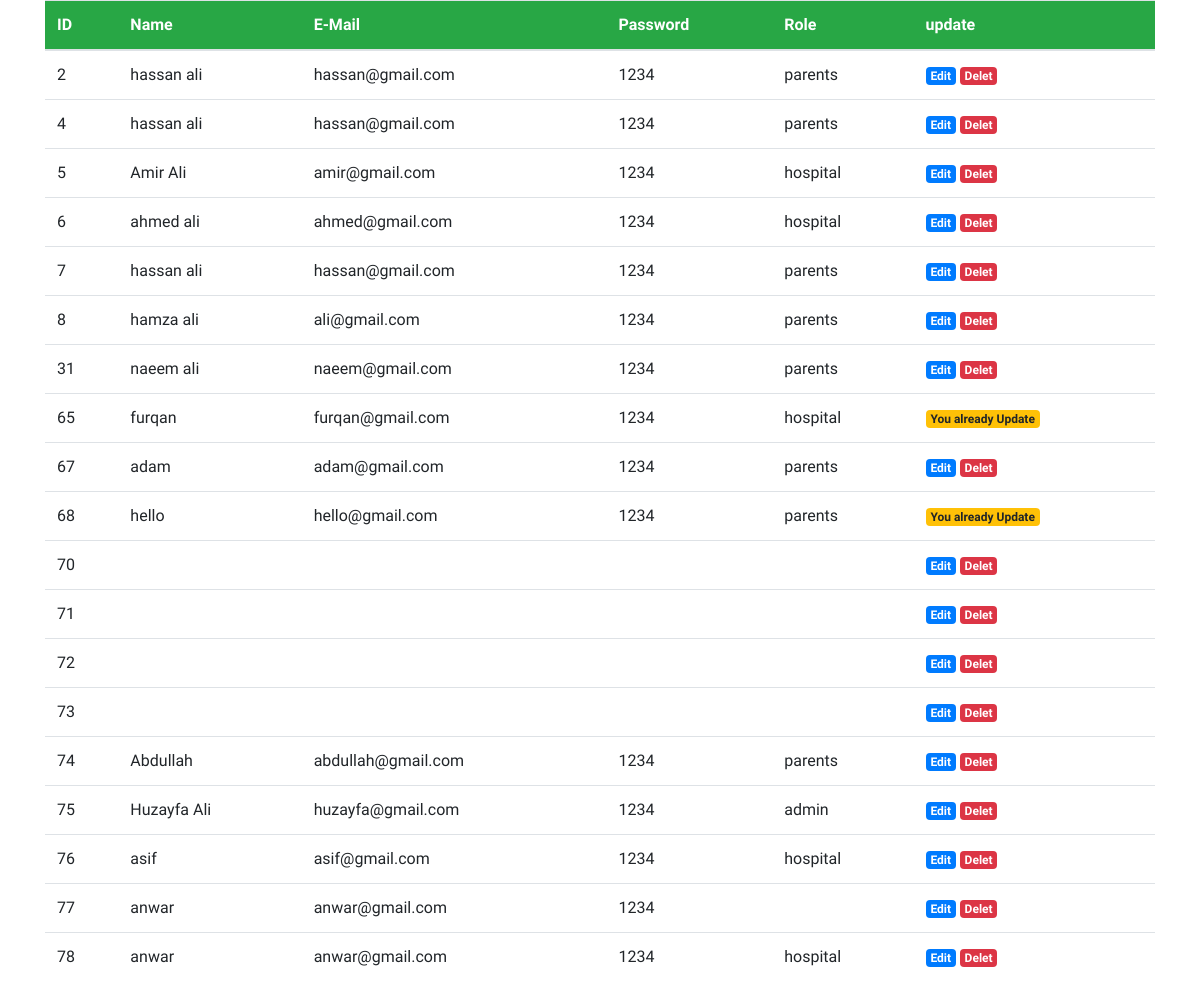
The page /show.php on the database its author committed.
### tables this page shows
CREATE TABLE `regiter` (
  `Id` int(11) NOT NULL,
  `Name` varchar(20) DEFAULT NULL,
  `Email` varchar(20) DEFAULT NULL,
  `Password` varchar(20) DEFAULT NULL,
  `Role` varchar(20) DEFAULT NULL,
  `updatestatus` int(11) NOT NULL
);

### show.php (the view, shortened to what this page needs)
<?php
include 'conection.php'
?>
<!DOCTYPE html>
<html lang="en">
<head>
    <link rel="stylesheet" href="https://cdnjs.cloudflare.com/ajax/libs/twitter-bootstrap/4.6.0/css/bootstrap.min.css">
    <link rel="stylesheet" href="https://cdnjs.cloudflare.com/ajax/libs/font-awesome/5.15.4/css/all.min.css">
    <link rel="stylesheet" href="assets/css/style.css">
</head>
<body>
    <div class="container">
        <div class="row">
            <div class="col-md-12">
                <table class="table table-hover">
                    <thead class="bg-success text-white">
                        <th>ID</th>
                        <th>Name</th>
                        <th>E-Mail</th>
                        <th>Password</th>
                        <th>Role</th>
                        <th>update</th>
                    </thead>
                    <tbody>
                        <?php
                        $query = "SELECT * FROM `regiter`";
                        $data = mysqli_query($con, $query);
                        while ($row = mysqli_fetch_assoc($data)) { ?>
                            <tr>
                                <td><?php echo $row['Id'] ?></td>
                                <td><?php echo $row['Name'] ?></td>
                                <td><?php echo $row['Email'] ?></td>
                                <td><?php echo $row['Password'] ?></td>
                                <td><?php echo $row['Role'] ?></td>
                                <?php
                                if ($row['updatestatus'] != 1) { ?>
                                    <td>
                                        <a href="edit.php?id=<?php echo $row['Id'] ?>" class="badge badge-primary">Edit</a>
                                        <a href="dlt.php?dltid=<?php echo $row['Id'] ?>" class="badge badge-danger">Delet</a>
                                    </td>
                                <?php } else { ?>
                                    <td>
                                        <span class="badge badge-warning">You already Update</span>
                                    </td>
                                <?php } ?>
                            </tr>
                        <?php } ?>
                    </tbody>
                </table>
            </div>
        </div>
    </div>
</body>

### rows shown on the page
regiter: Id "2", Name "hassan ali", Email "hassan@gmail.com", Password "1234", Role "parents"
regiter: Id "4", Name "hassan ali", Email "hassan@gmail.com", Password "1234", Role "parents"
regiter: Id "5", Name "Amir Ali", Email "amir@gmail.com", Password "1234", Role "hospital"
regiter: Id "6", Name "ahmed ali", Email "ahmed@gmail.com", Password "1234", Role "hospital"
regiter: Id "7", Name "hassan ali", Email "hassan@gmail.com", Password "1234", Role "parents"
regiter: Id "8", Name "hamza ali", Email "ali@gmail.com", Password "1234", Role "parents"
regiter: Id "31", Name "naeem ali", Email "naeem@gmail.com", Password "1234", Role "parents"
regiter: Id "65", Name "furqan", Email "furqan@gmail.com", Password "1234", Role "hospital", updatestatus "You already Update"
regiter: Id "67", Name "adam", Email "adam@gmail.com", Password "1234", Role "parents"
regiter: Id "68", Name "hello", Email "hello@gmail.com", Password "1234", Role "parents", updatestatus "You already Update"
regiter: Id "70"
regiter: Id "71"
regiter: Id "72"
regiter: Id "73"
regiter: Id "74", Name "Abdullah", Email "abdullah@gmail.com", Password "1234", Role "parents"
regiter: Id "75", Name "Huzayfa Ali", Email "huzayfa@gmail.com", Password "1234", Role "admin"
regiter: Id "76", Name "asif", Email "asif@gmail.com", Password "1234", Role "hospital"
regiter: Id "77", Name "anwar", Email "anwar@gmail.com", Password "1234"
regiter: Id "78", Name "anwar", Email "anwar@gmail.com", Password "1234", Role "hospital"
